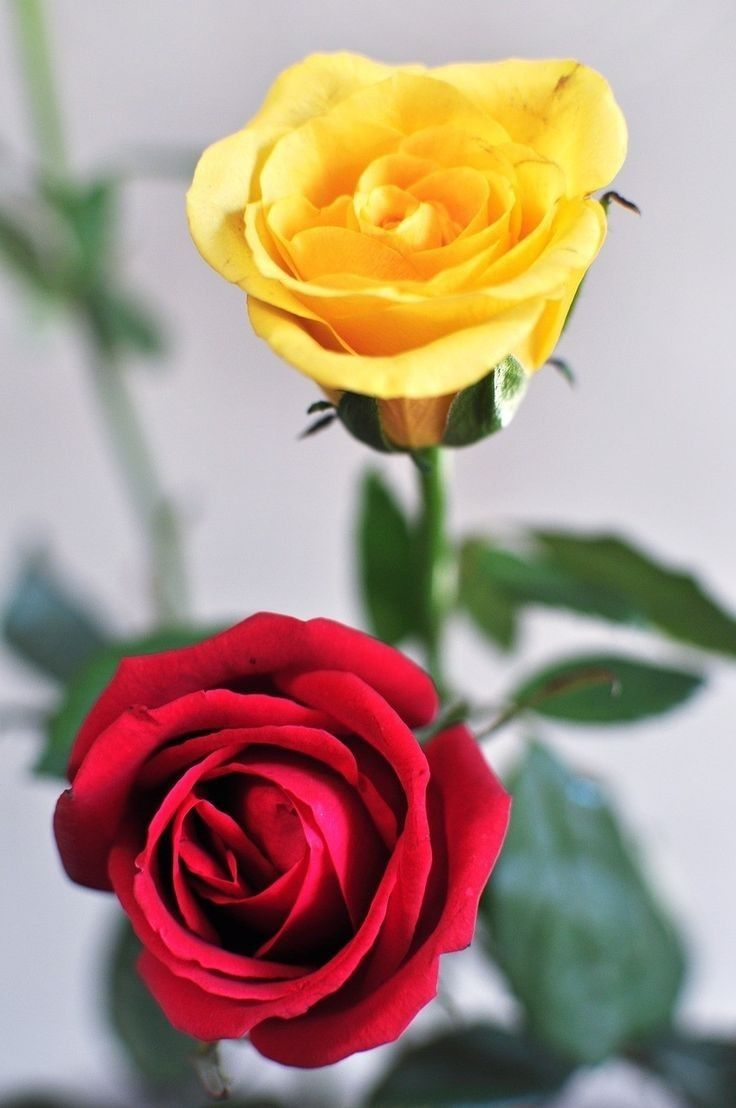
#> input picture red_yellow.jpg, 736 x 1108 px
$ jupyter execute SOE.ipynb
#> lines starting #> are read from the running program, lines starting #| are printed output that depends on the picture; after the words box and inside, x2 and y2 are one past the last pixel; in counts of white or black regions, pixels touching at a corner belong together
#> in selective_enhance, image is the input picture: shape (1108, 736, 3); mean B, G, R 127.8, 144, 170
[cell 1]
import cv2
import matplotlib.pyplot as plt
import numpy as np
from pathlib import Path

[cell 2]
# Selective Object Enhancement (Color-Based Editing Tool)
# Needed for HSV multiple colors better.
COLOR_RANGES = {
    "red":    ([0,   100, 70],  [8,   255, 255], [170, 100, 70],  [179, 255, 255]),
    "yellow": ([20,  100, 100], [35,  255, 255]),
    "blue":   ([100, 80,  50],  [140, 255, 255]),
    "green":  ([36,  50,  50],  [85,  255, 255]),
    "orange": ([8,   120, 80],  [20,  255, 255]),
    "purple": ([125, 50,  50],  [155, 255, 255]),
}

def build_mask(image, color):
#> called with color = 'red'
    hsv = cv2.cvtColor(image, cv2.COLOR_BGR2HSV)
#> hsv: shape (1108, 736, 3); mean H, S, V 104.1, 90.2, 178.3
    ranges = COLOR_RANGES[color]

    if color == "red":
        mask1 = cv2.inRange(hsv, np.array(ranges[0]), np.array(ranges[1]))
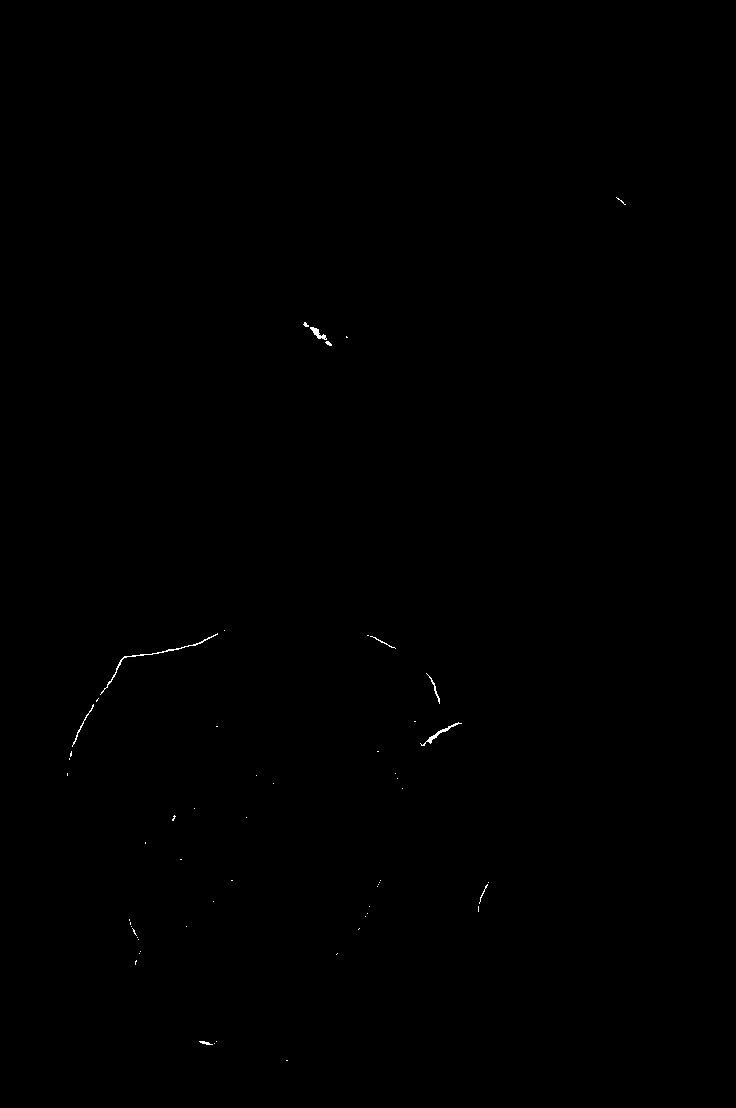
#> mask1: shape (1108, 736); 0.1% white in thin lines or dots, all inside (x1, y1, x2, y2) = (67, 197, 626, 1061)
        mask2 = cv2.inRange(hsv, np.array(ranges[2]), np.array(ranges[3]))
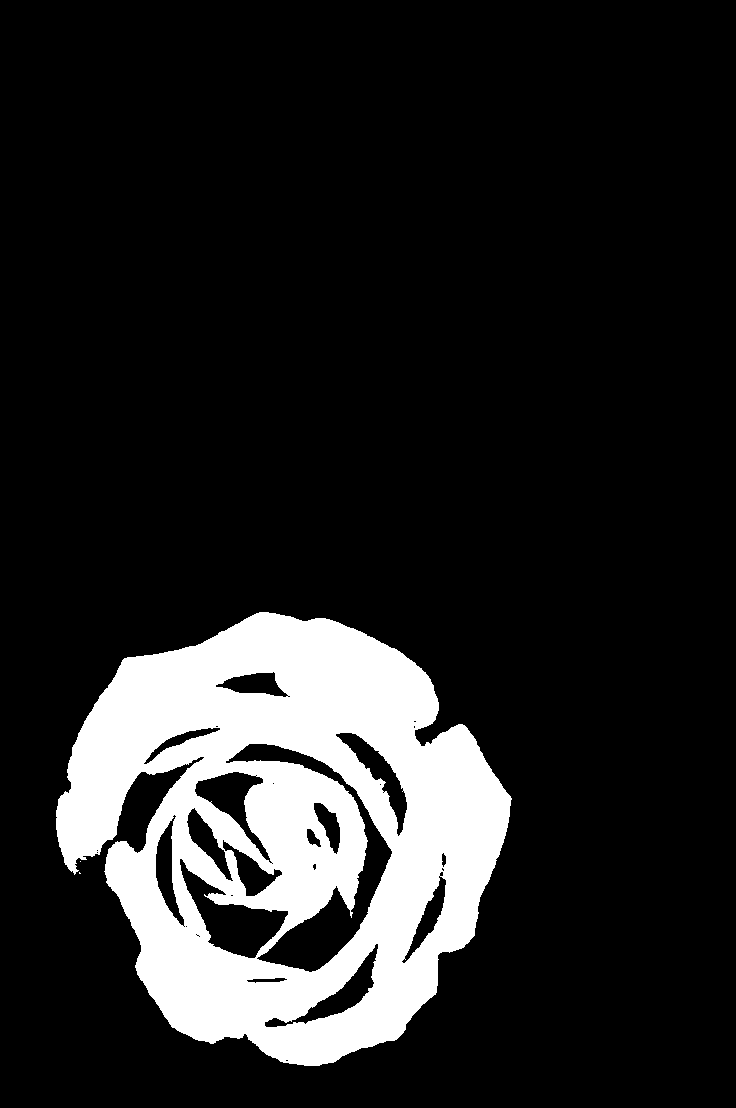
#> mask2: shape (1108, 736); 14.5% white; 3 white regions (2 under 20 px), largest, box (x1, y1, x2, y2) and area: (56, 612, 512, 1066) 118489
        mask = cv2.bitwise_or(mask1, mask2)
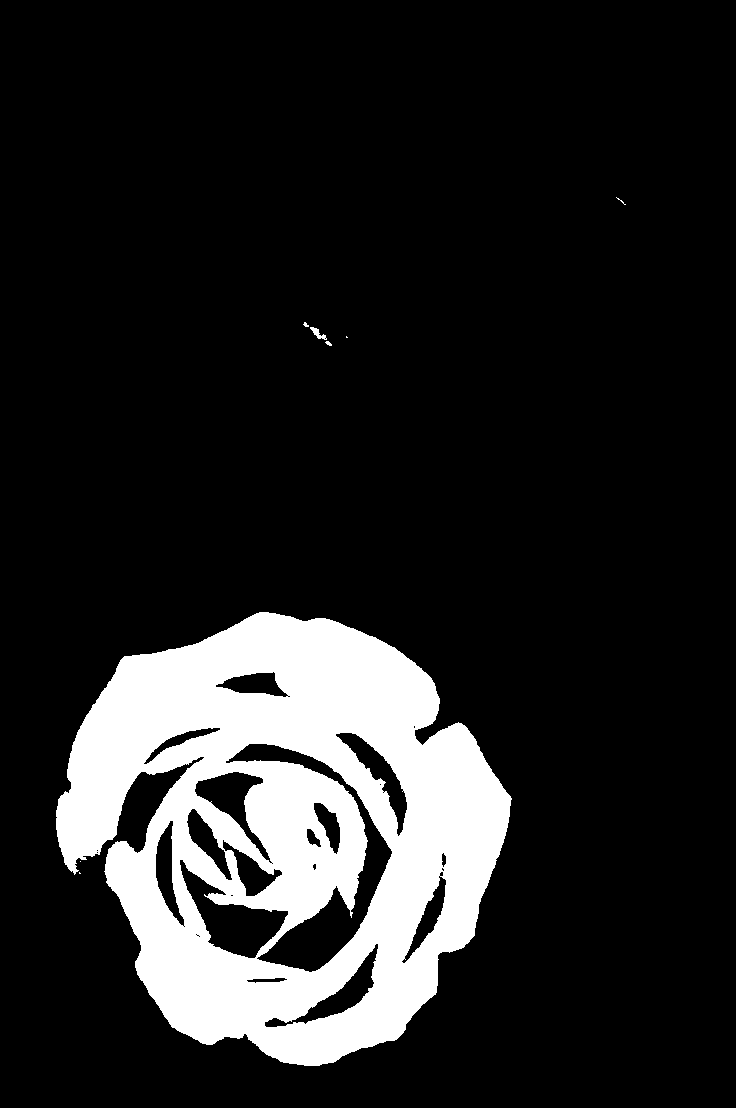
#> mask: shape (1108, 736); 14.6% white; 8 white regions (5 under 20 px), largest, box (x1, y1, x2, y2) and area: (56, 612, 512, 1066) 119141, (310, 327, 327, 340) 87, (325, 341, 332, 346) 21
    else:
        mask = cv2.inRange(hsv, np.array(ranges[0]), np.array(ranges[1]))
    # Best for natural objects
    kernel = cv2.getStructuringElement(cv2.MORPH_ELLIPSE, (5,5))
    mask = cv2.morphologyEx(mask, cv2.MORPH_OPEN, kernel, iterations=2)
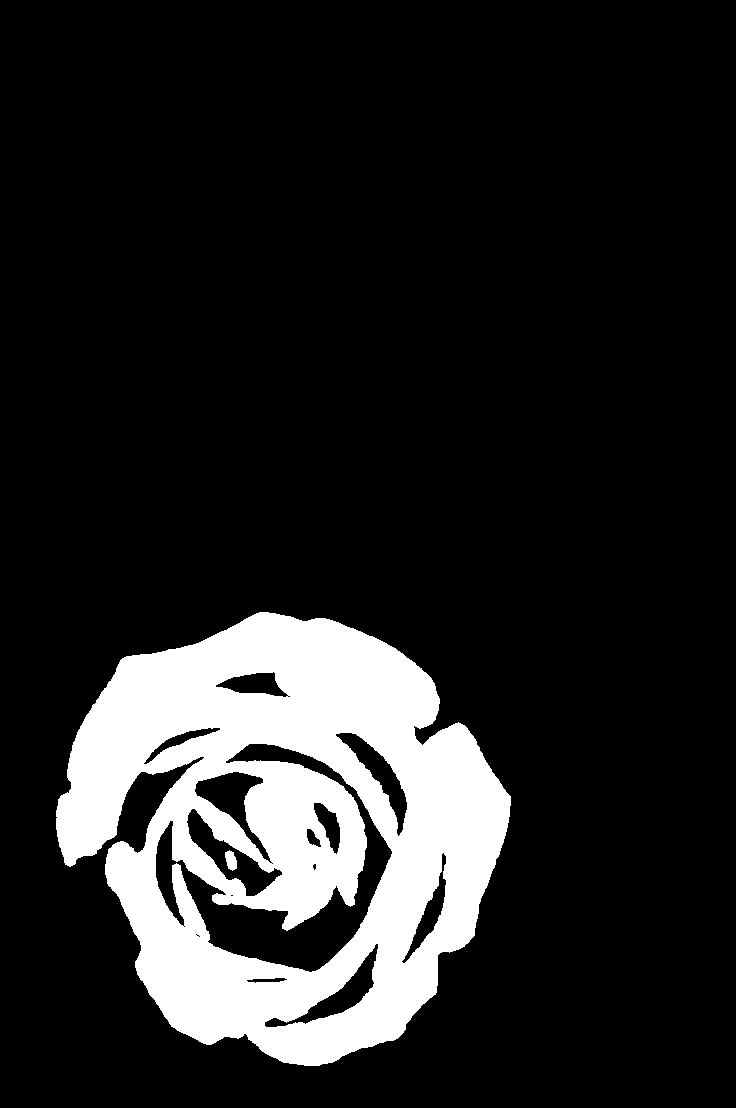
#> mask: shape (1108, 736); 14.5% white; 2 white regions, box (x1, y1, x2, y2) and area: (56, 612, 511, 1066) 118137, (225, 850, 237, 871) 178
    mask = cv2.morphologyEx(mask, cv2.MORPH_CLOSE, kernel, iterations=2)
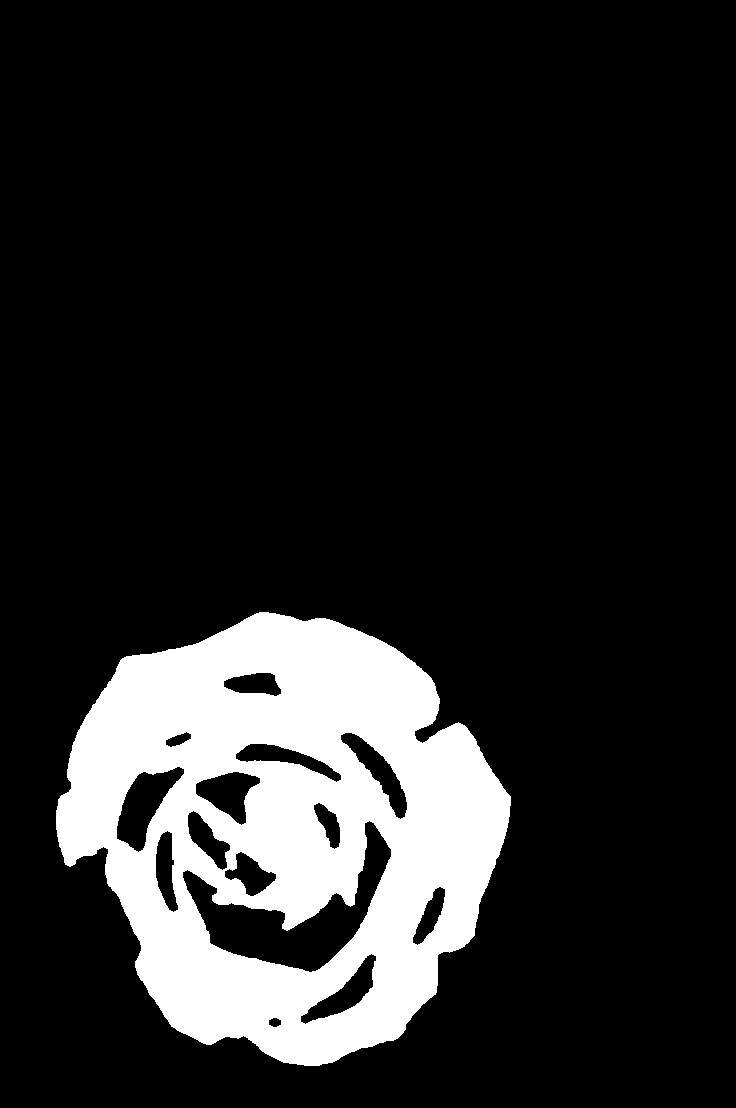
#> mask: shape (1108, 736); 14.8% white; 1 white region, box (x1, y1, x2, y2) and area: (56, 612, 511, 1066) 121012
    # Some noise might remain; Gaussian blur will remove it. (Probably lol)
    mask = cv2.GaussianBlur(mask,(7,7),0)
    return mask

def apply_enhancement(image, enhancement, strength =1.0):
    img = image.copy()

    if enhancement == "blur":
        ker = max(1, int(15* strength)) | 1 # Guarntees that it remains odd.
        img = cv2.GaussianBlur(img, (ker, ker), 0)

    elif enhancement =="sharpen":
        blurred = cv2.GaussianBlur(img, (0,0), 2.0)
        img = cv2.addWeighted(img, 1+1.5*strength, blurred, -1.5*strength, 0)
        img = np.clip(img,0,255).astype(np.uint8)

    elif enhancement == "grayscale":
        gray = cv2.cvtColor(img, cv2.COLOR_BGR2GRAY)
        img = cv2.cvtColor(gray, cv2.COLOR_GRAY2BGR)

    # ADD MORE IF NEEDED LATER
    return img

def selective_enhance(image_path , target_color = "red", target_enhancement="sharpen", background_enhancement="blur",
                      target_strength=1.0, bg_strength=1.0, show=True):
    image = cv2.imread(image_path)
    if image is None:
        raise FileNotFoundError(f"Could not load: {image_path}")

    mask = build_mask(image, target_color)
    alpha = mask.astype(np.float32)[..., np.newaxis] / 255.0 # Mask values between 0 and 1


    fg = apply_enhancement(image, target_enhancement, target_strength).astype(np.float32)
    bg = apply_enhancement(image, background_enhancement, bg_strength).astype(np.float32)

    result = np.clip(fg * alpha + bg * (1 - alpha), 0, 255).astype(np.uint8) # Weighted average per pixel.
    if show:

        original_rgb = cv2.cvtColor(image, cv2.COLOR_BGR2RGB)
        result_rgb   = cv2.cvtColor(result, cv2.COLOR_BGR2RGB)

        plt.figure(figsize=(10, 5))

        plt.subplot(1, 2, 1)
        plt.imshow(original_rgb)
        plt.title("Original Image")
        plt.axis("off")

        plt.subplot(1, 2, 2)
        plt.imshow(result_rgb)
        plt.title("Enhanced Image")
        plt.axis("off")

        plt.tight_layout()
        plt.show()

    return result

selective_enhance(
    "red_yellow.jpg",
    target_color="red",
    target_enhancement="sharpen",
    background_enhancement="blur"
)

$ run again, with hdr_raw.jpg copied over red_yellow.jpg
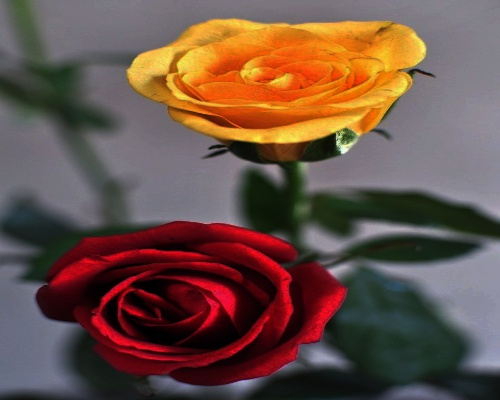
#> input picture hdr_raw.jpg, 500 x 400 px
#> in selective_enhance, image is the input picture: shape (400, 500, 3); mean B, G, R 69.9, 80.6, 107.3
#> hsv: shape (400, 500, 3); mean H, S, V 101.1, 106, 113.7
#> in build_mask, `mask1 = cv2.inRange(hsv, np.array(ranges[0]), np.array(ranges[1]))`:
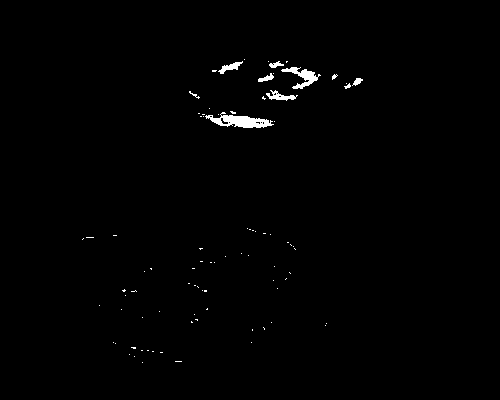
#> mask1: shape (400, 500); 0.78% white; 86 white regions (77 under 20 px), largest, box (x1, y1, x2, y2) and area: (205, 112, 274, 128) 552, (281, 67, 321, 89) 319, (266, 90, 298, 101) 151
#> mask2: shape (400, 500); 10% white; 5 white regions (1 under 20 px), largest, box (x1, y1, x2, y2) and area: (49, 221, 298, 375) 14225, (225, 262, 348, 382) 3399, (155, 276, 239, 333) 2314, (249, 284, 266, 298) 76
#> in selective_enhance, `result = np.clip(fg * alpha + bg * (1 - alpha), 0, 255).astype(np.uint8)`:
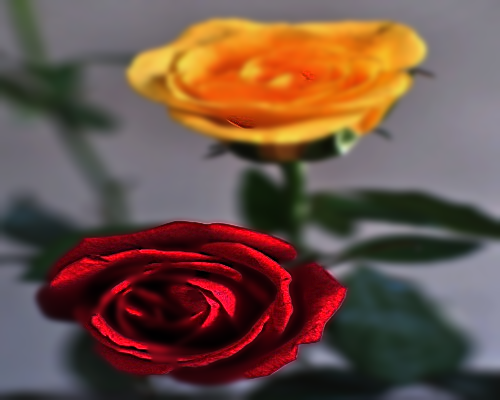
#> result: shape (400, 500, 3); mean B, G, R 69.9, 80.5, 108
